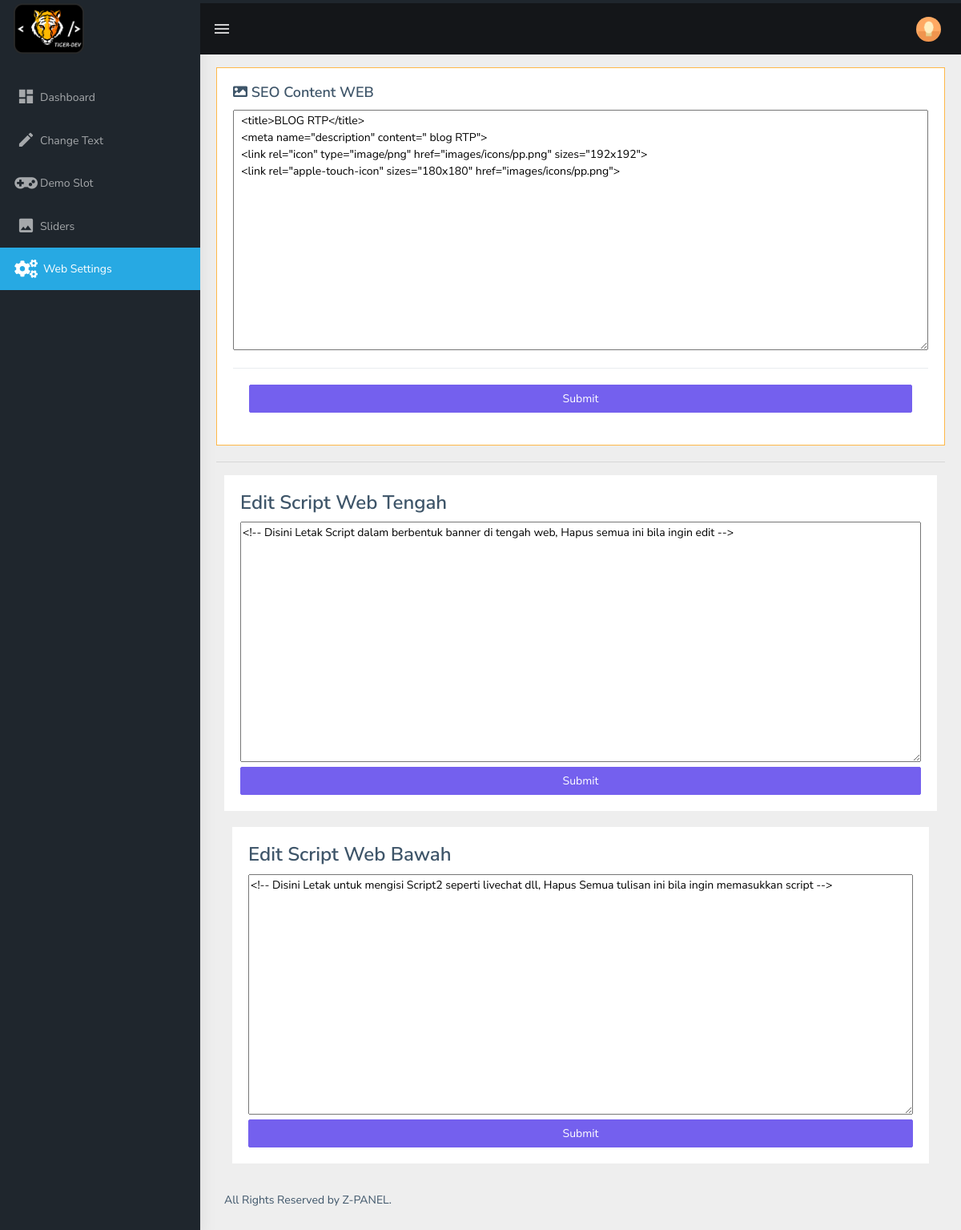
/admin/dashboard.php?hal=setting (signed in), run on the app's committed database.
### tables this page shows
CREATE TABLE `web_setting` (
  `id` int(11) NOT NULL,
  `content_seo` longtext NOT NULL,
  `content_script` longtext NOT NULL,
  `content_script2` longtext NOT NULL,
  `web_infos` text NOT NULL,
  `logo_rtp` text NOT NULL,
  `bg_rtp` text NOT NULL,
  `link_daftarbo` tinytext NOT NULL,
  `link_masukbo` tinytext NOT NULL
);

### admin/dist/assets/sys-tmbet/pages/setting.php (the view)
<div class="row">
    <?php
        $selectseo = "SELECT content_seo, id FROM web_setting";
        $bindseo = mysqli_query($data, $selectseo);
        if(mysqli_num_rows($bindseo) > 0) {
            while($fetchseo = mysqli_fetch_assoc($bindseo)) {
                $seo = $fetchseo['content_seo'];
                $seoid = $fetchseo['id'];
                echo '<div class="col-12">
        <div class="card border border-warning">
                        <div class="card-body">
                            <h4 class="card-title"><i class="fas fa-image"></i> SEO Content WEB </h4>
                            <div class="form-group row">
                                <div class="col-sm-12">
                                    <form method="POST" action="config/update-seo.php?seo='.$seoid.'" class="form-horizontal">
                                    <textarea name="seo-text" style="height: 300px; width: 100%;">'.$seo.'</textarea>
                                </div>
                            </div>
                        <div class="border-top">
                            <div class="card-body">
                                <button type="submit" class="btn btn-block btn-primary">Submit</button>
                            </div>
                        </div>
                    </form>
                </div>
    </div>
    <hr />';
            }
        }
    ?>
<?php
                $sscript2 = "SELECT content_script2, id FROM web_setting";
                $bindscript2 = mysqli_query($data, $sscript2);
                if(mysqli_num_rows($bindscript2) > 0) {
                    while($fetchscript2 = mysqli_fetch_assoc($bindscript2)) {
                        $scripts2 = $fetchscript2['content_script2'];
                        $sid2 = $fetchscript2['id'];
                        echo '<div class="col-12">
                                <div class="card">
                                <div class="card-body">
                                    <h3 class="card-title">Edit Script Web Tengah </h3>
                                <form method="POST" action="config/update-script2.php?row='.$sid2.'">
                                 <textarea name="script-text2" style="height: 300px; width: 100%;">'.$scripts2.'</textarea>
                                    <button type="submit" class="btn btn-block btn-primary">Submit</button>
                                </form>
                            </div>
                        </div>
                        ';
                    }
                }
            ?>
            <?php
                $sscript = "SELECT content_script, id FROM web_setting";
                $bindscript = mysqli_query($data, $sscript);
                if(mysqli_num_rows($bindscript) > 0) {
                    while($fetchscript = mysqli_fetch_assoc($bindscript)) {
                        $scripts = $fetchscript['content_script'];
                        $sid = $fetchscript['id'];
                        echo '<div class="col-12">
                                <div class="card">
                                <div class="card-body">
                                    <h3 class="card-title">Edit Script Web Bawah </h3>
                                <form method="POST" action="config/update-script.php?row='.$sid.'">
                                 <textarea name="script-text" style="height: 300px; width: 100%;">'.$scripts.'</textarea>
                                    <button type="submit" class="btn btn-block btn-primary">Submit</button>
                                </form>
                            </div>
                        </div>
                        ';
                    }
                }
            ?>
        </div>
</div>

### admin/dist/assets/sys-tmbet/components/header.php (shortened to what this page needs)
<!DOCTYPE html>
<html dir="ltr" lang="en">
<head>
    <link href="assets/libs/flot/css/float-chart.css" rel="stylesheet">
    <link href="dist/css/style.min.css" rel="stylesheet">
</head>
<body>
    <div id="main-wrapper">
        <header class="topbar" data-navbarbg="skin5">
            <nav class="navbar top-navbar navbar-expand-md navbar-dark">
                <div class="navbar-header" data-logobg="skin5">
                    <a class="navbar-brand" href="/">
                        <span class="logo-text">
                             <img src="assets/images/logo-new.png" alt="homepage" width="100" />
                        </span>
                    </a>
                </div>
                <div class="navbar-collapse collapse" id="navbarSupportedContent" data-navbarbg="skin5">
                    <ul class="navbar-nav float-left mr-auto">
                        <li class="nav-item d-none d-md-block"><a class="nav-link sidebartoggler waves-effect waves-light" href="javascript:void(0)" data-sidebartype="mini-sidebar"><i class="mdi mdi-menu font-24"></i></a></li>
                    </ul>
                    <ul class="navbar-nav float-right">
                        <li class="nav-item dropdown">
                            <a class="nav-link dropdown-toggle text-muted waves-effect waves-dark pro-pic" href="" data-toggle="dropdown" aria-haspopup="true" aria-expanded="false"><img src="assets/images/users/1.jpg" alt="user" class="rounded-circle" width="31"></a>
                        </li>
                    </ul>
                </div>
            </nav>
        </header>
        <aside class="left-sidebar" data-sidebarbg="skin5">
            <div class="scroll-sidebar">
                <nav class="sidebar-nav">
                    <ul id="sidebarnav" class="p-t-30">
                        <li class="sidebar-item"> <a class="sidebar-link waves-effect waves-dark sidebar-link" href="/admin" aria-expanded="false"><i class="mdi mdi-view-dashboard"></i><span class="hide-menu">Dashboard</span></a></li>
                        <li class="sidebar-item"> <a class="sidebar-link waves-effect waves-dark sidebar-link" href="?hal=changetext" aria-expanded="false"><i class="mdi mdi-pencil"></i><span class="hide-menu">Change Text</span></a></li>
                        <li class="sidebar-item"> <a class="sidebar-link waves-effect waves-dark sidebar-link" href="?hal=gameimg" aria-expanded="false"><i class="fas fa-gamepad"></i><span class="hide-menu">Demo Slot</span></a></li>
                        <li class="sidebar-item"> <a class="sidebar-link waves-effect waves-dark sidebar-link" href="?hal=sliders" aria-expanded="false"><i class="mdi mdi-image"></i><span class="hide-menu">Sliders</span></a></li>
                        <li class="sidebar-item"> <a class="sidebar-link waves-effect waves-dark sidebar-link" href="?hal=setting" aria-expanded="false"><i class="fas fa-cogs mr-1"></i><span class="hide-menu">Web Settings</span></a></li>
                    </ul>
                </nav>
            </div>
        </aside>

### admin/dashboard.php (shortened to what this page needs)
<?php
    include 'assets/sys-tmbet/components/header.php';
    include 'config/functions.php';
?>
        <div class="page-wrapper">
            <div class="container-fluid">
                <?php
                      if(isset($_GET['hal'])) {
                          $page = mysqli_real_escape_string($data, $_GET['hal']);
                          switch($page) {
                            case 'setting' :
                                include 'assets/sys-tmbet/pages/setting.php';
                            break;
                          }
                      } else {
                        include 'assets/sys-tmbet/pages/main.php';
                      }
                 ?>
            </div>
            <footer class="footer text-center">
                All Rights Reserved by Z-PANEL.
            </footer>
        </div>
    </div>
    <?php
    include 'assets/sys-tmbet/components/footer.php';
?>

### admin/dist/assets/sys-tmbet/components/footer.php (shortened to what this page needs)
</body>
</html>

### data on the page
web_setting: seo-text "<title>BLOG RTP</title> <meta name=\"description\" content=\" blog RTP\"> <link rel=\"icon\" type=\"image/png\" href=\"images/icons/pp.png\" sizes=\"192x192\"> <link rel=\"apple-touch-icon\" sizes=\"180x180\" href=\"images/icons/pp.png\">", script-text2 "<!-- Disini Letak Script dalam berbentuk banner di tengah web, Hapus semua ini bila ingin edit -->", script-text "<!-- Disini Letak untuk mengisi Script2 seperti livechat dll, Hapus Semua tulisan ini bila ingin memasukkan script -->"
